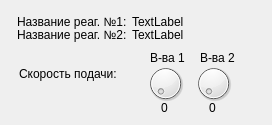
      <widget class="QWidget" name="tab">
       <attribute name="title">
        <string>Скорость подачи</string>
       </attribute>
       <widget class="QLabel" name="label_14">
        <property name="geometry">
         <rect>
          <x>17</x>
          <y>14</y>
          <width>111</width>
          <height>16</height>
         </rect>
        </property>
        <property name="text">
         <string>Название реаг. №1:</string>
        </property>
       </widget>
       <widget class="QLabel" name="label_15">
        <property name="geometry">
         <rect>
          <x>132</x>
          <y>14</y>
          <width>131</width>
          <height>16</height>
         </rect>
        </property>
        <property name="text">
         <string>TextLabel</string>
        </property>
       </widget>
       <widget class="QLabel" name="label_16">
        <property name="geometry">
         <rect>
          <x>132</x>
          <y>27</y>
          <width>131</width>
          <height>16</height>
         </rect>
        </property>
        <property name="text">
         <string>TextLabel</string>
        </property>
       </widget>
       <widget class="QLabel" name="label_17">
        <property name="geometry">
         <rect>
          <x>17</x>
          <y>27</y>
          <width>111</width>
          <height>16</height>
         </rect>
        </property>
        <property name="text">
         <string>Название реаг. №2:</string>
        </property>
       </widget>
       <widget class="QLabel" name="label_11">
        <property name="geometry">
         <rect>
          <x>19</x>
          <y>66</y>
          <width>111</width>
          <height>16</height>
         </rect>
        </property>
        <property name="text">
         <string>Скорость подачи:</string>
        </property>
       </widget>
       <widget class="QDial" name="dial_3">
        <property name="geometry">
         <rect>
          <x>145</x>
          <y>58</y>
          <width>41</width>
          <height>51</height>
         </rect>
        </property>
        <property name="value">
         <number>0</number>
        </property>
       </widget>
       <widget class="QDial" name="dial_4">
        <property name="geometry">
         <rect>
          <x>193</x>
          <y>58</y>
          <width>41</width>
          <height>51</height>
         </rect>
        </property>
       </widget>
       <widget class="QLabel" name="label_18">
        <property name="geometry">
         <rect>
          <x>150</x>
          <y>50</y>
          <width>41</width>
          <height>16</height>
         </rect>
        </property>
        <property name="text">
         <string>В-ва 1</string>
        </property>
       </widget>
       <widget class="QLabel" name="label_19">
        <property name="geometry">
         <rect>
          <x>200</x>
          <y>50</y>
          <width>41</width>
          <height>16</height>
         </rect>
        </property>
        <property name="text">
         <string>В-ва 2</string>
        </property>
       </widget>
       <widget class="QLabel" name="label_39">
        <property name="geometry">
         <rect>
          <x>161</x>
          <y>100</y>
          <width>21</width>
          <height>16</height>
         </rect>
        </property>
        <property name="text">
         <string>0</string>
        </property>
       </widget>
       <widget class="QLabel" name="label_40">
        <property name="geometry">
         <rect>
          <x>209</x>
          <y>100</y>
          <width>21</width>
          <height>16</height>
         </rect>
        </property>
        <property name="text">
         <string>0</string>
        </property>
       </widget>
      </widget>
